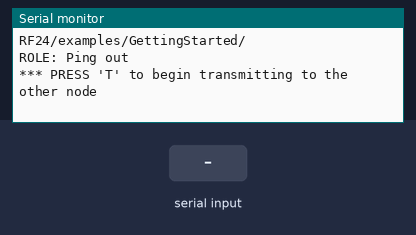
Bench run of a sketch on a simulated Arduino Uno, built with avr-gcc and run on an emulated ATmega328P. Parts: the last lines printed to the serial monitor. The inputs (shaded band) are chosen by the test bench. No radio packets arrive unless stated.

Above: at 1.2 s.
1.3 s: "1" received over Serial
At 2.5 s:
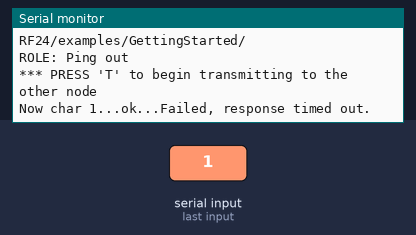
2.8 s: "0" received over Serial
At 3.6 s:
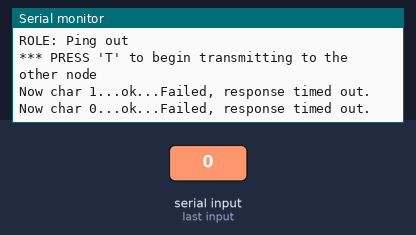

Measured:
- after the input at 1.3 s, the serial monitor: prints a new line at once (image 1)
- after the input at 2.8 s, the serial monitor: prints a new line at once (image 2)

The sketch:

BB8RemoteControl.ino
```cpp
#include <SPI.h>
#include "nRF24L01.h"
#include "RF24.h"
#include "printf.h"

//
// Hardware configuration
//

RF24 radio(8,9);

//
// Topology
//

// Radio pipe addresses for the 2 nodes to communicate.
const uint64_t pipes[2] = { 0xF0F0F0F0E1LL, 0xF0F0F0F0D2LL };

//
// Role management
//
// Set up role.  This sketch uses the same software for all the nodes
// in this system.  Doing so greatly simplifies testing.
//

// The various roles supported by this sketch
typedef enum { role_ping_out = 1, role_pong_back } role_e;

// The debug-friendly names of those roles
const char* role_friendly_name[] = { "invalid", "Ping out", "Pong back"};

// The role of the current running sketch
role_e role = role_ping_out;

int numToSend = 0;
char toSend[100];

void setup(void)
{
  //
  // Print preamble
  //

  Serial.begin(57600);
  printf_begin();
  printf("\n\rRF24/examples/GettingStarted/\n\r");
  printf("ROLE: %s\n\r",role_friendly_name[role]);
  printf("*** PRESS 'T' to begin transmitting to the other node\n\r");

  //
  // Setup and configure rf radio
  //

  radio.begin();

  // optionally, increase the delay between retries & # of retries
  radio.setRetries(15,15);

  // optionally, reduce the payload size.  seems to
  // improve reliability
  //radio.setPayloadSize(8);

  //
  // Open pipes to other nodes for communication
  //

  // This simple sketch opens two pipes for these two nodes to communicate
  // back and forth.
  // Open 'our' pipe for writing
  // Open the 'other' pipe for reading, in position #1 (we can have up to 5 pipes open for reading)

  if ( role == role_ping_out )
  {
    radio.openWritingPipe(pipes[0]);
    radio.openReadingPipe(1,pipes[1]);
  }
  else
  {
    radio.openWritingPipe(pipes[1]);
    radio.openReadingPipe(1,pipes[0]);
  }

  //
  // Start listening
  //

  radio.startListening();

  //
  // Dump the configuration of the rf unit for debugging
  //

  radio.printDetails();
}

void loop(void)
{
  //
  // Ping out role.  Repeatedly send the current time
  //

  if (role == role_ping_out && numToSend > 0)
  {
    // First, stop listening so we can talk.
    radio.stopListening();

    // Take the time, and send it.  This will block until complete
    printf("Now char %c...",toSend[0]);
    bool ok = radio.write( toSend, sizeof(char) );

    if (ok) {
      printf("ok...");
      numToSend--;
    }
    else {
      printf("failed.\n\r");
    }

    // Now, continue listening
    radio.startListening();

    // Wait here until we get a response, or timeout (250ms)
    unsigned long started_waiting_at = millis();
    bool timeout = false;
    while ( ! radio.available() && ! timeout )
      if (millis() - started_waiting_at > 200 )
        timeout = true;

    // Describe the results
    if ( timeout )
    {
      printf("Failed, response timed out.\n\r");
    }
    else
    {
      // Grab the response, compare, and send to debugging spew
      unsigned long got_time;
      radio.read( &got_time, sizeof(unsigned long) );

      // Spew it
      printf("Got response %lu, round-trip delay: %lu\n\r",got_time,millis()-got_time);
    }

    // Try again 1s later
    delay(20);
  }

  //
  // Pong back role.  Receive each packet, dump it out, and send it back
  //

  if ( role == role_pong_back )
  {
    // if there is data ready
    if ( radio.available() )
    {
      // Dump the payloads until we've gotten everything
      unsigned long got_time;
      bool done = false;
      while (!done)
      {
        // Fetch the payload, and see if this was the last one.
        done = radio.read( &got_time, sizeof(unsigned long) );

        // Spew it
        printf("Got payload %lu...",got_time);

  // Delay just a little bit to let the other unit
  // make the transition to receiver
  delay(20);
      }

      // First, stop listening so we can talk
      radio.stopListening();

      // Send the final one back.
      radio.write( &got_time, sizeof(unsigned long) );
      printf("Sent response.\n\r");

      // Now, resume listening so we catch the next packets.
      radio.startListening();
    }
  }

  //
  // Change roles
  //

  if ( Serial.available() )
  {
    char c = Serial.read();
    toSend[numToSend] = c;
    numToSend++;
  }
}
// vim:cin:ai:sts=2 sw=2 ft=cpp
```

printf.h
```cpp
// (licence header left out)
/**
 * @file printf.h
 *
 * Setup necessary to direct stdout to the Arduino Serial library, which
 * enables 'printf'
 */

#ifndef __PRINTF_H__
#define __PRINTF_H__

#ifdef ARDUINO

int serial_putc( char c, FILE * )
{
  Serial.write( c );

  return c;
}

void printf_begin(void)
{
  fdevopen( &serial_putc, 0 );
}

#else
#error This example is only for use on Arduino.
#endif // ARDUINO

#endif // __PRINTF_H__
```
